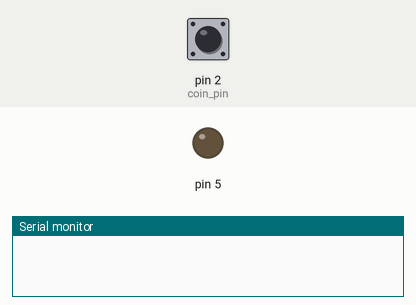
Simulated run of this sketch. Board: Arduino Uno, built with avr-gcc and run on an emulated ATmega328P. Shown: output pins drawn as LEDs (lit = HIGH), the last lines printed to the serial monitor. The inputs (shaded band) are chosen by the test bench; at power-on: pin 2 (coin_pin) HIGH.

Above: at 1.2 s.
1.3 s: pin 2 (coin_pin) pulled LOW for 0.15 s
3.0 s: pin 2 (coin_pin) pulsed LOW 5 times (0.12 s each, 0.3 s apart)
At 6.6 s:
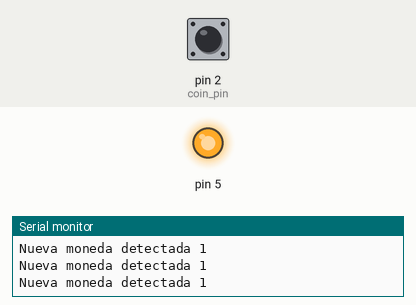
Timing chart, 0 to 8.1 s (numbered marks = the images above; inputs shaded):
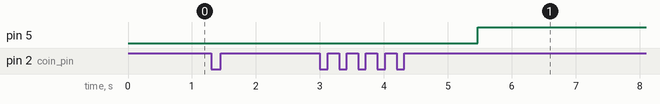

The sketch:

contador_monedas_v3_ON-OFF.ino
```cpp
const int limite_pulsos = 150; /* EDITAR ESTE VALOR PARA CAMBIAR EL DELAY ENTRE DETECCION DE PULSOS-nesecito poner un DELAY es como una pausa entre la deteccion de pulsos para que el arduino me lea los pulsos sin arrojar basura, eh calado multiples valores y 500 es el mas estable*/
const int coin_pin = 2; /*Asigno el valor de 2 para la variable donde conectare el pin que va a recibir los pulsos del monedero*/
volatile byte cont_pulsos_moneda = 0;/*Variable para guardar el valor de los pulsos contados*/
volatile unsigned long tiempo_pulso; /*Variable para guardar el tiempo en el que se leyo e pulso*/
byte pulsos_total; /* lugar para guardar el total de pulsos detectados*/
byte nueva_moneda=0;/* lugar para guardar el valor de la moneda basandme en el total de pulsos detectados*/
int pesos =0;
void setup()
{
    Serial.begin(9600);/* Establece la velocidad de datos en bits por segundo (baudios) para la transmisión de datos en serie. Para comunicarse con la pc*/   pinMode(coin_pin, INPUT_PULLUP);/*establecemos el pin 2 (coin_pin) como tipo INPUT y le adjuntamos una resistencia interna para evitar rebotes*/
    attachInterrupt(digitalPinToInterrupt(coin_pin), sumar_contador_moneda, RISING);
    pinMode(5,OUTPUT);
    digitalWrite(5,0);
}

void sumar_contador_moneda() /*funcion invocada para incrementar el contador cont_pulsos_moneda*/
{
    cont_pulsos_moneda++;
    tiempo_pulso = millis();/*guardo el tiempo ACTUAL y se lo asigno a la variable como el tiempo cuando leyo el pulso*/
}/*fin sumar_cont_moneda()*/

void loop()
{
  /*dejar de contar pulsos si hubo una interrupcion y el contador se incremento entonces hubo una moneda detectada (cont_pulsos_moneda>0) && si el tiempo actual menos el tiempo del ultimo pulso es mayor a los 500 milisegundos entonces hacer lo siguiente*/
  if (cont_pulsos_moneda >0 && millis()-tiempo_pulso > limite_pulsos)
  {
    cli();/*disable interrupts*/
    nueva_moneda = cont_pulsos_moneda; /*Guardo el valor del total de pulsos en esta variable para liberar espacio en la variable cont_pulsos_moneda*/
    sei();/*enable interrupts*/
    Serial.print("Nueva moneda detectada ");/*me alerta en consola que hubo una moneda detectada*/
    Serial.println(nueva_moneda); /* imprime en consola el valor de esa moneda*/

    if(nueva_moneda == 1)
    {
      pesos++;
      delay(1000);
    }
    if(pesos == 3)
    {
      digitalWrite(5,1);
    }

    cli();/*disable interrupts*/
    cont_pulsos_moneda = 0; /*reseteo a 0 el contador de pulsos del interruptor*/
    sei();/*enable interrupts*/
  }
}
```

Measured:
- after the input at 3.0 s, pin 5: LOW → HIGH after 2.5 s
